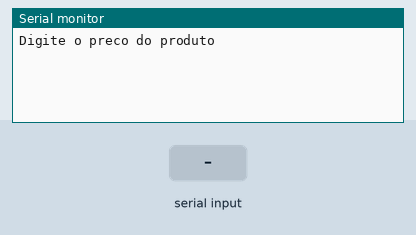
This sketch was run on a simulated Arduino Uno, built with avr-gcc and run on an emulated ATmega328P. Parts: the last lines printed to the serial monitor. The inputs (shaded band) are chosen by the test bench.

Above: at 1.2 s.
1.3 s: "90,45\n" received over Serial
At 1.9 s:
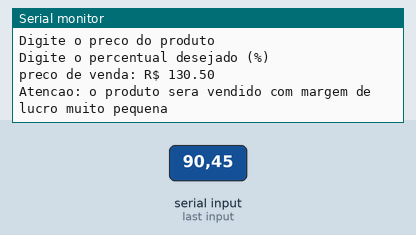
2.8 s: "30,150\n" received over Serial
At 3.2 s:
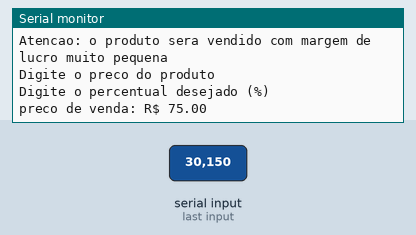

The sketch:

exercicio_101.ino
```cpp
// C++ code
//variavel
float preco = 0;
float percentual = 0;
float precoVenda = 0;

void setup()
{
  Serial.begin(9600);
}

void loop()
{
  Serial.println("Digite o preco do produto");
  while (!Serial.available());
  preco = Serial.parseFloat();

  Serial.println("Digite o percentual desejado (%)");
  while (!Serial.available());
  percentual = Serial.parseFloat();

  precoVenda = preco + (preco * (percentual / 100));

  Serial.print("preco de venda: R$ ");
  Serial.println(precoVenda);

  if ( percentual <= 50){
  Serial.println("Atencao: o produto sera vendido com margem de lucro muito pequena");
  }
     delay(1000);
}
```

Measured:
- after the input at 1.3 s, the serial monitor: prints a new line at once (image 1)
- after the input at 2.8 s, the serial monitor: prints a new line at once (image 2)
